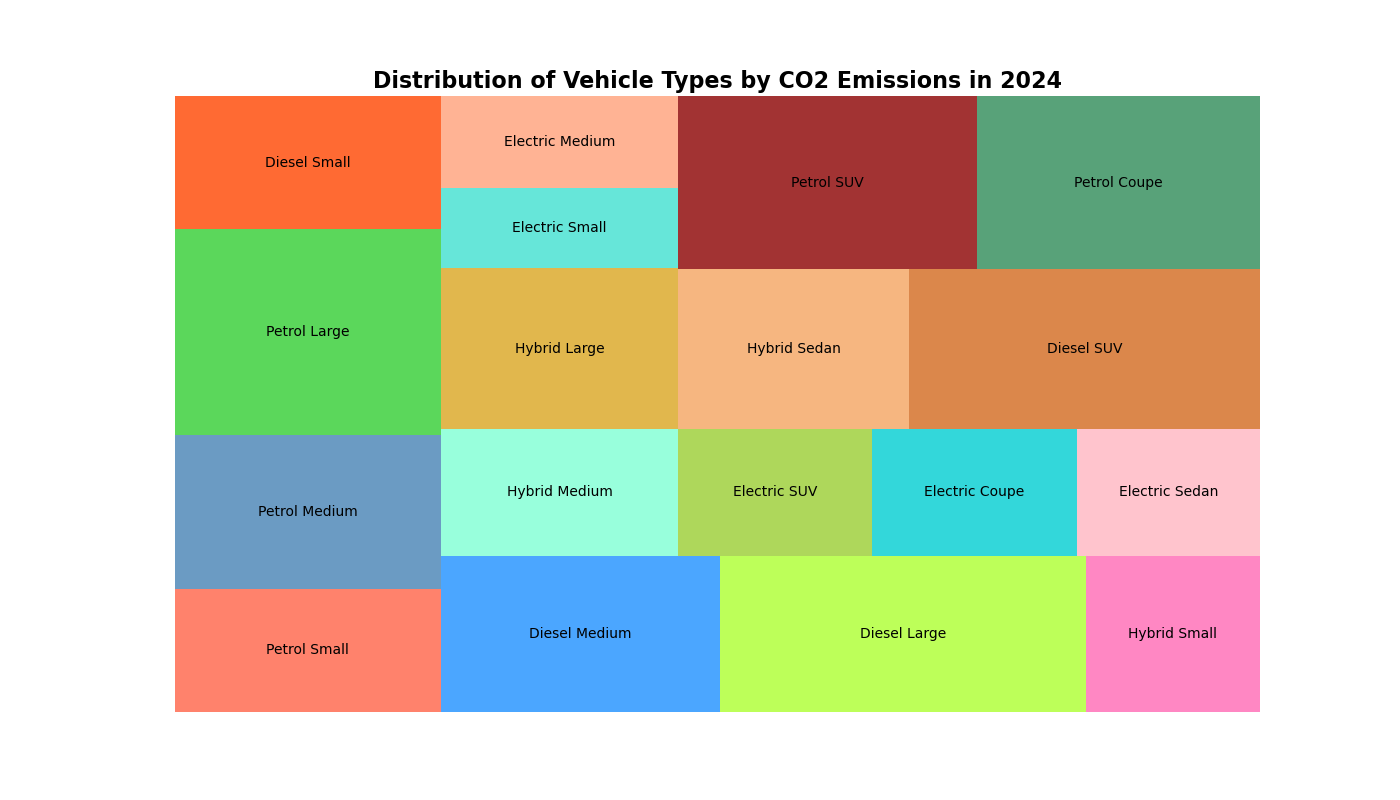

Write the Python code that produced this figure.

import seaborn as sns
import matplotlib.pyplot as plt
import pandas as pd
import squarify

data = {
    'Type': ['Petrol Small', 'Petrol Medium', 'Petrol Large', 'Diesel Small',
             'Diesel Medium', 'Diesel Large', 'Hybrid Small', 'Hybrid Medium',
             'Hybrid Large', 'Electric Small', 'Electric Medium', 'Electric SUV',
             'Electric Coupe', 'Electric Sedan', 'Hybrid Sedan', 'Diesel SUV',
             'Petrol SUV', 'Petrol Coupe'],
    'Emissions': [120, 150, 200, 130, 160, 210, 100, 110, 140, 70, 80, 90, 95, 85, 135, 205, 190, 180]
}

df = pd.DataFrame(data)

plt.figure(figsize=(14, 8))
colors = ["#ff6347", "#4682b4", "#32cd32", "#ff4500", "#1e90ff", "#adff2f", 
          "#ff69b4", "#7fffd4", "#daa520", "#40e0d0", "#ffa07a", "#9acd32",
          "#00ced1", "#ffb6c1", "#f4a460", "#d2691e", "#8b0000", "#2e8b57"]
squarify.plot(sizes=df['Emissions'], label=df['Type'], alpha=0.8, color=colors)
plt.title('Distribution of Vehicle Types by CO2 Emissions in 2024', fontsize=16, fontweight='bold')
plt.axis('off')
plt.show()
